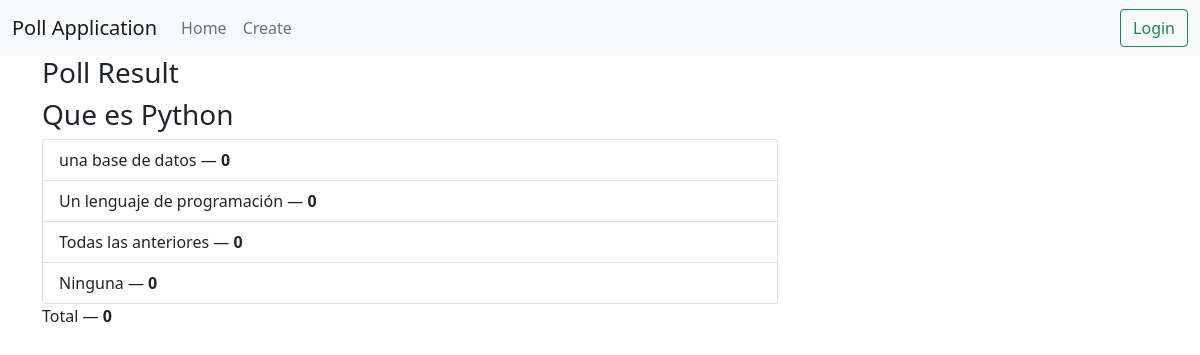
The page /results/34/ on the database as committed earlier.
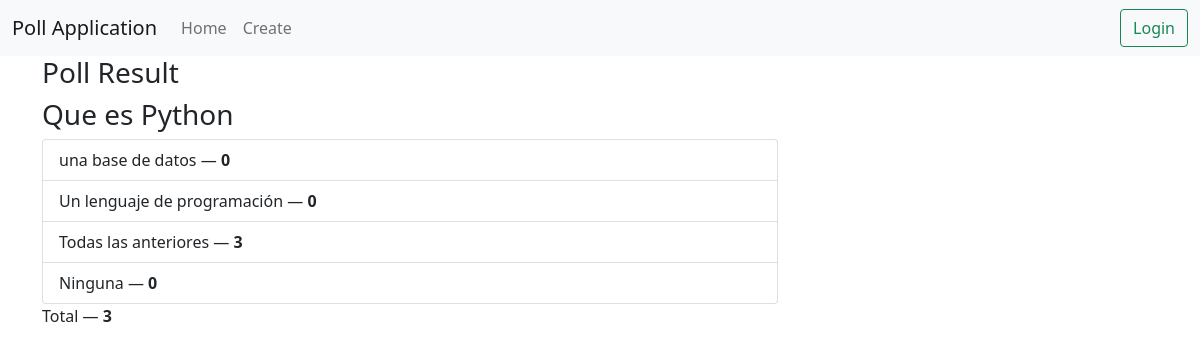
The same page on the database as committed later.
### pollsapp/models.py (models this page shows, shortened)
class Poll(models.Model):
    question = models.TextField()
    option_one = models.CharField(max_length=30)
    option_two = models.CharField(max_length=30)
    option_three = models.CharField(max_length=30)
    option_four = models.CharField(max_length=30)
    option_one_count = models.IntegerField(default=0)
    option_two_count = models.IntegerField(default=0)
    option_three_count = models.IntegerField(default=0)
    option_four_count = models.IntegerField(default=0)
    def total(self):
            return self.option_one_count + self.option_two_count + self.option_three_count + self.option_four_count

### pollsapp/views.py (the view)
# urls.py: path('results/<poll_id>/', poll_views.results, name='results'),
def results(request, poll_id):
    poll = Poll.objects.get(pk=poll_id)
    context = {
        'poll' : poll
    }
    return render(request, 'poll/results.html', context)

### pollsapp/templates/poll/results.html (shortened to what this page needs)
{% extends "poll/base.html" %}
{% block main %}
<div class="row">
    <div class="col-lg-8 col-lg-offset-2">
        <div class="panel panel-default">
            <div class="panel-heading">
                <h3 class="panel-title">Poll Result</h3>
            </div>
            <div class="panel-body">
                <h3>{{ poll.question }}</h3>
            </div>
            <ul class="list-group">
                <li class="list-group-item">{{ poll.option_one }} &mdash; <strong>{{ poll.option_one_count }}</strong></li>
                <li class="list-group-item">{{ poll.option_two }} &mdash; <strong>{{ poll.option_two_count }}</strong></li>
                <li class="list-group-item">{{ poll.option_three }} &mdash; <strong>{{ poll.option_three_count }}</strong></li>
                <li class="list-group-item">{{ poll.option_four }} &mdash; <strong>{{ poll.option_four_count }}</strong></li>
            </ul>
            <div class="panel-footer">
                Total &mdash; <strong>{{ poll.total }}</strong>
            </div>
        </div>
    </div>
</div>
{% endblock %}

Rows that differ between the two databases and show on the page:
changed Poll "Que es Python": option_three_count "0" → "3"; total "0" → "3"
